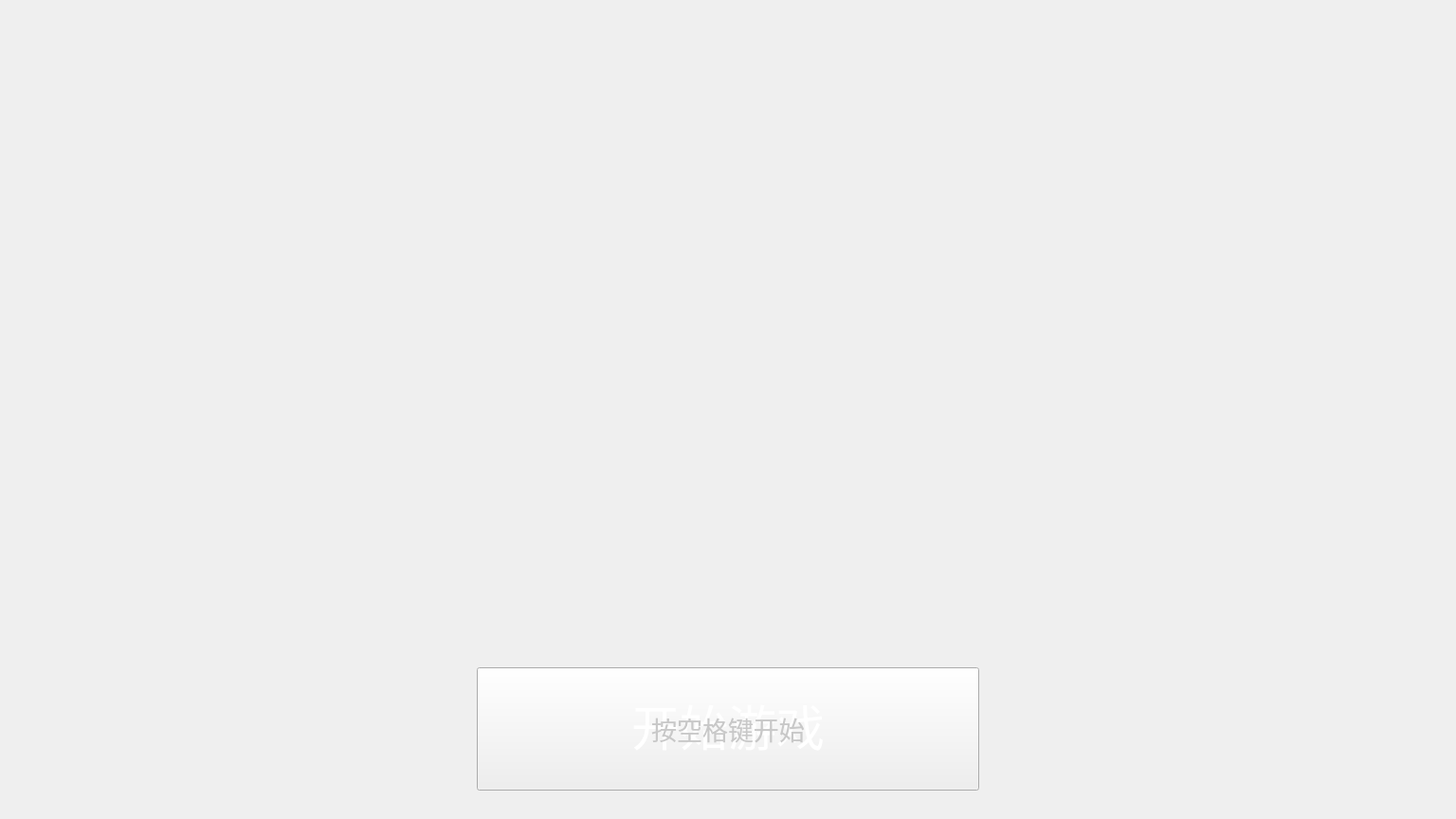
<?xml version="1.0" encoding="UTF-8"?>
<ui version="4.0">
 <class>StartWindow</class>
 <widget class="QMainWindow" name="StartWindow">
  <property name="geometry">
   <rect>
    <x>0</x>
    <y>0</y>
    <width>1536</width>
    <height>864</height>
   </rect>
  </property>
  <property name="windowTitle">
   <string>StartWindow</string>
  </property>
  <widget class="QWidget" name="centralwidget">
   <widget class="QPushButton" name="startBtn">
    <property name="geometry">
     <rect>
      <x>503</x>
      <y>704</y>
      <width>530</width>
      <height>130</height>
     </rect>
    </property>
    <property name="font">
     <font>
      <family>微软雅黑</family>
      <pointsize>38</pointsize>
      <italic>false</italic>
      <bold>false</bold>
     </font>
    </property>
    <property name="focusPolicy">
     <enum>Qt::NoFocus</enum>
    </property>
    <property name="styleSheet">
     <string notr="true">border-image: url(:/res/button.png);
color: rgb(255, 255, 255);
padding-bottom: 10;
</string>
    </property>
    <property name="text">
     <string>开始游戏</string>
    </property>
   </widget>
   <widget class="QLabel" name="tips">
    <property name="geometry">
     <rect>
      <x>503</x>
      <y>704</y>
      <width>530</width>
      <height>130</height>
     </rect>
    </property>
    <property name="font">
     <font>
      <family>微软雅黑</family>
      <pointsize>20</pointsize>
     </font>
    </property>
    <property name="styleSheet">
     <string notr="true">
color: rgb(200, 200, 200);</string>
    </property>
    <property name="text">
     <string>按空格键开始</string>
    </property>
    <property name="alignment">
     <set>Qt::AlignCenter</set>
    </property>
   </widget>
  </widget>
 </widget>
 <resources/>
 <connections/>
</ui>
